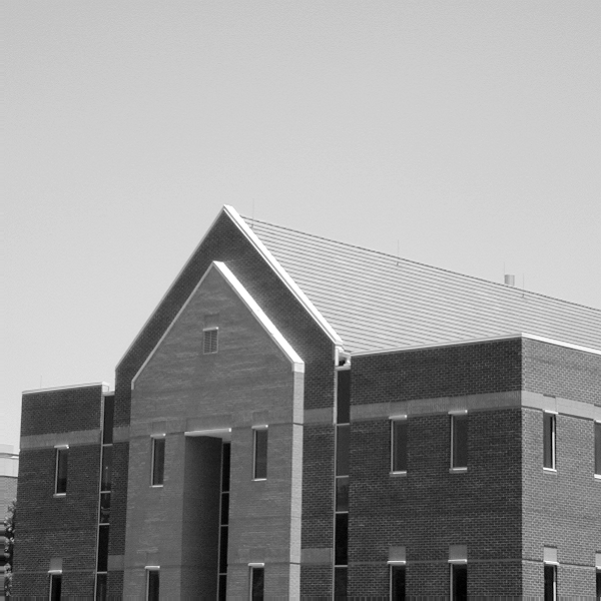
%> input picture 06 practice-myself/digital image processing/CH10 image segmentation/image/g3.tif, 601 x 601 px
$ octave hough043.m   (GNU Octave 9; MATLAB toolbox functions it lacks are replaced by stand-ins)
%> lines starting %> are read from the running program, lines starting %| are printed output that depends on the picture; in (x1, y1, x2, y2) boxes, pixels count from 0 and x2, y2 are one past the last pixel; in counts of white or black regions, pixels touching at a corner belong together; the program's own positions count from 1
close all; clear all; clc;

% Read image into workspace
I = imread('./image/g3.tif');
%> I is the input picture: size 601x601 uint8; min 0, max 255, mean 152.8
figure;
subplot(231), imshow(I);

% Rotate the image
% 旋转函数imrotate
rotI = imrotate(I, 33, 'crop');
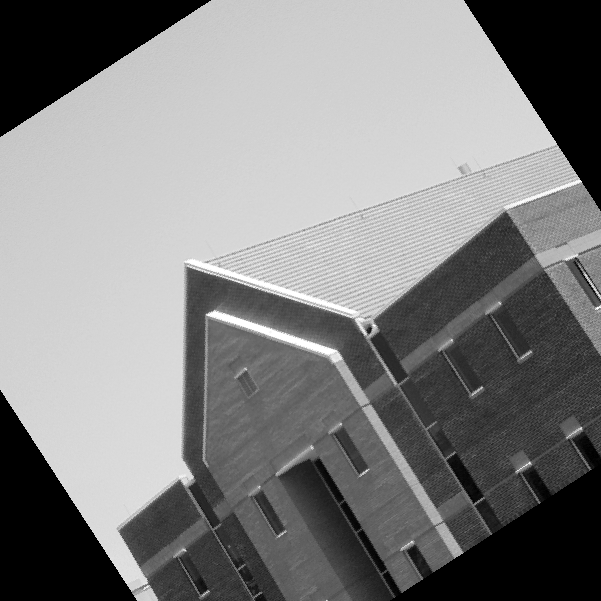
%> rotI: size 601x601 uint8; min 0, max 255, mean 129.2
subplot(232), imshow(rotI);

% Create a binary image
BW = edge(I);
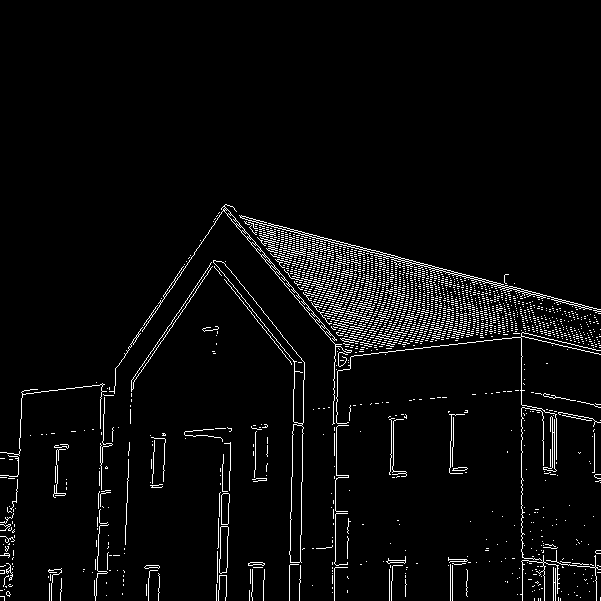
%> BW: size 601x601 logical; 4% white in thin lines or dots, all inside (x1, y1, x2, y2) = (0, 204, 601, 601)
%BW = edge(rotI, 'canny');由于没有canny函数 容易报错
subplot(233), imshow(BW);

% Create the hough transform using the binary（二进制） image
[H, T, R] = hough(BW);
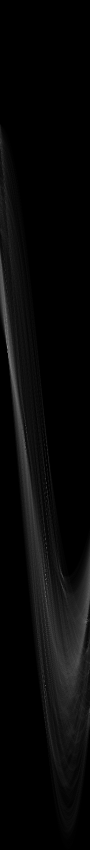
%> H: size 1699x180 double (shown at 1/2 size); min 0, max 218, mean 8.4
%> T = 180 values from -90 to 89; R = 1699 values from -849 to 849
subplot(234), imshow(H, [], 'XData', T, 'YData', R, 'InitialMagnification', 'fit');
xlabel('\theta'), ylabel('\rho');
axis on, axis normal, hold on;
colormap(gca, hot);

% Find peaks in the hough transform of the image
P = houghpeaks(H, 5);
%> P = [1194 92; 640 14; 1160 92; 704 16; 1371 91]
x = T(P(:,2));
%> x = [1 -77 1 -75 0]
y = R(P(:,1));
%> y = [344 -210 310 -146 521]
plot(x, y, 's', 'color', 'blue');

% Find lines and plot them
lines = houghlines(BW, T, R, P, 'FillGap', 5, 'MinLength', 7);
%> lines = 23 lines; longest, point1 to point2 (x, y): (298, 285) to (505, 333), (522, 331) to (522, 509), (454, 274) to (599, 312), (240, 216) to (353, 246), (522, 337) to (601, 355), (336, 491) to (336, 548)
subplot(235), imshow(rotI), hold on;
max_len = 0;
for k = 1 : length(lines)  % here length(lines)=12
   xy = [lines(k).point1; lines(k).point2];
   plot(xy(:, 1), xy(:, 2), 'LineWidth', 2, 'Color', 'green');

   % Plot beginnings and ends of lines
   plot(xy(1,1), xy(1,2), 'x', 'LineWidth', 2, 'Color', 'yellow');
   plot(xy(2,1), xy(2,2), 'x', 'LineWidth', 2, 'Color', 'red');

   % Determine the endpoints of the longest line segment
   len = norm(lines(k).point1 - lines(k).point2); % distance between point1 and point2
   if ( len > max_len )
      max_len = len;
      xy_long = xy;
   end
end
%> this loop made 23 passes
%> (len, max_len, xy_long) on passes 1, 2, 10: (38, 38, [335 563; 335 601]), (57, 57, [336 491; 336 548]), (212.5, 212.5, [298 285; 505 333])
%> (xy, len) on passes 3 to 8: ([337 434; 337 480], 46), ([338 377; 338 402], 25), ([339 321; 339 336], 15), ([339 345; 339 371], 26), ([340 263; 340 275], 12), ([340 297; 340 319], 22)

% Highlinght the longest line segment by coloring it cyan
plot(xy_long(:, 1), xy_long(:, 2), 'LineWidth', 2, 'Color', 'cyan');
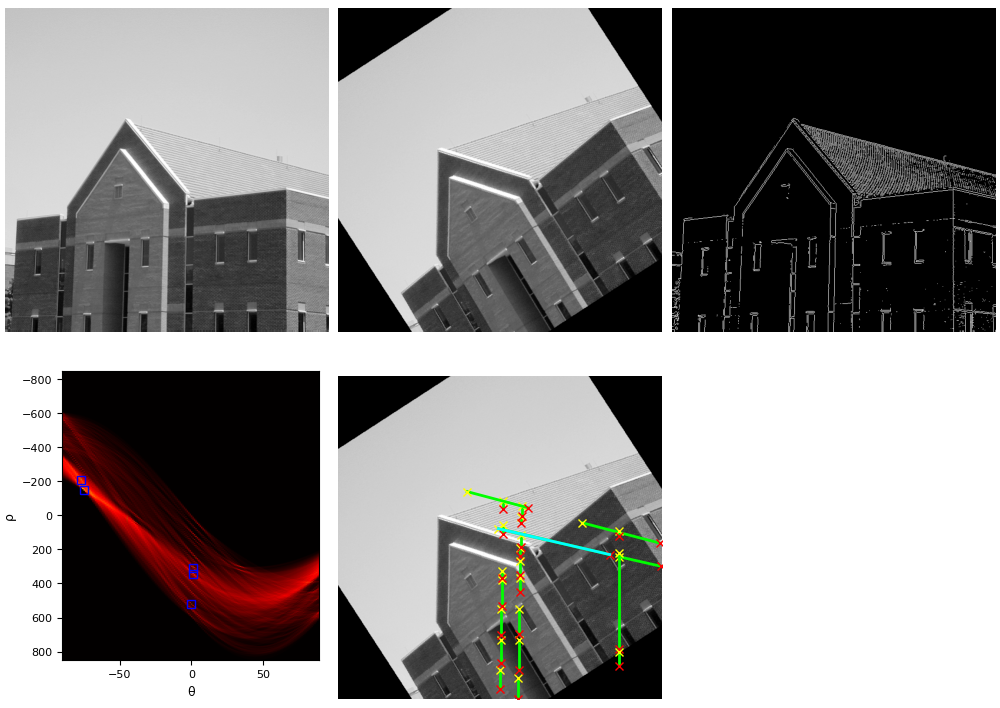
%> figure redrawn from the program's plot data, 5 panels

$ run again, with 06 practice-myself/digital image processing/CH10 image segmentation/image/g4.tif copied over 06 practice-myself/digital image processing/CH10 image segmentation/image/g3.tif
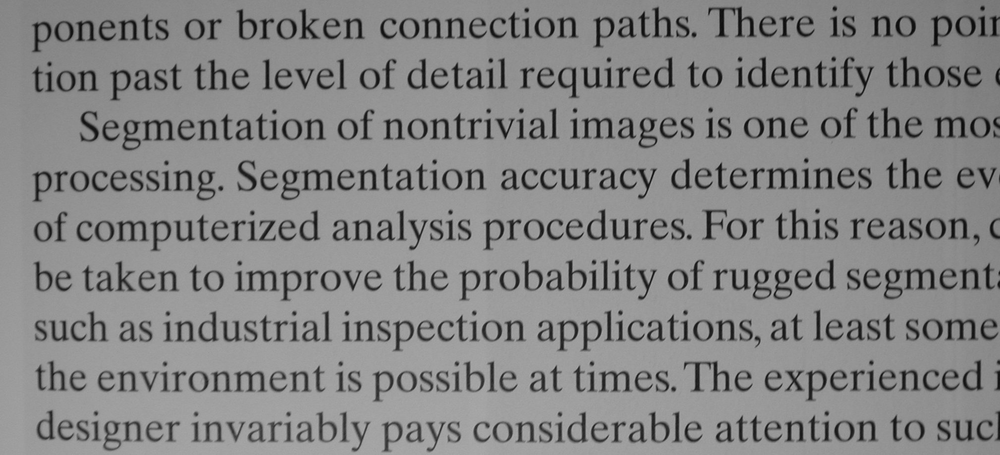
%> input picture 06 practice-myself/digital image processing/CH10 image segmentation/image/g4.tif, 1000 x 455 px, shrunk from 2018 x 918 before the run
%> I is the input picture: size 455x1000 uint8; min 7, max 174, mean 133.2
%> `BW = edge(I);`:
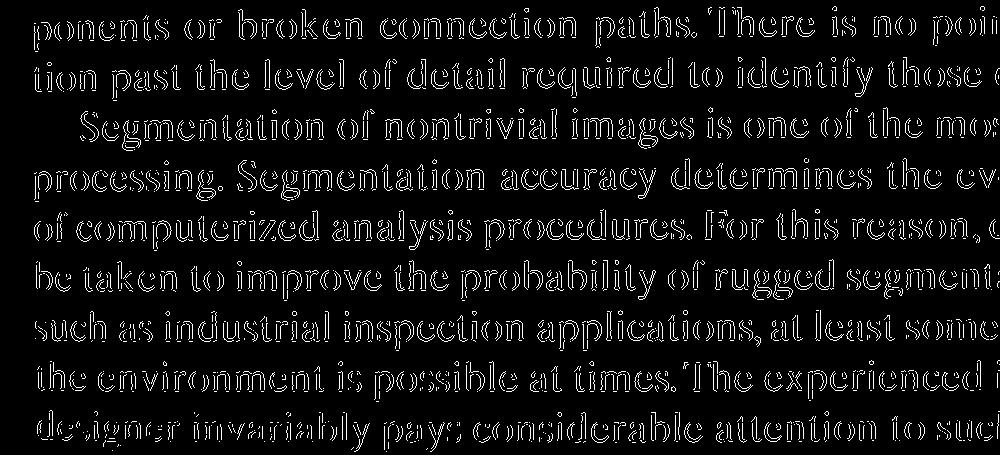
%> BW: size 455x1000 logical; 6.7% white in thin lines or dots
%> `[H, T, R] = hough(BW);`:
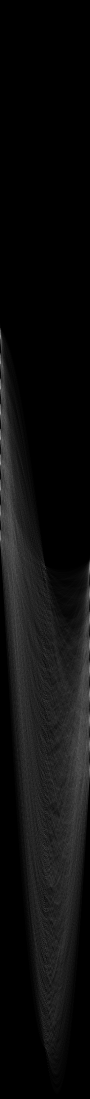
%> H: size 2197x180 double (shown at 1/2 size); min 0, max 205, mean 13.8
%> T = 180 values from -90 to 89; R = 2197 values from -1098 to 1098
%> P = [911 1; 812 1; 762 1; 863 1; 712 1]
%> x = [-90 -90 -90 -90 -90]
%> y = [-188 -287 -337 -236 -387]
%> lines = 48 lines; longest, point1 to point2 (x, y): (73, 338) to (95, 338), (630, 338) to (651, 338), (653, 237) to (674, 237), (549, 237) to (568, 237), (419, 338) to (434, 338), (141, 288) to (155, 288)
%> the loop `for k = 1 : length(lines)` made 48 passes
%> (len, max_len, xy_long) on passes 1, 2, 12, 21: (7, 7, [140 189; 147 189]), (13, 13, [199 189; 212 189]), (14, 14, [141 288; 155 288]), (22, 22, [73 338; 95 338])
